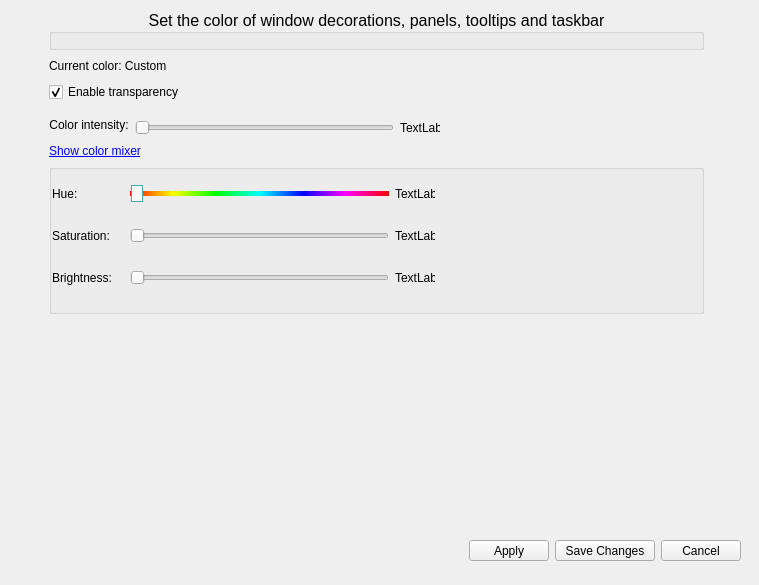
<?xml version="1.0" encoding="UTF-8"?>
<ui version="4.0">
 <class>MainWindow</class>
 <widget class="QMainWindow" name="MainWindow">
  <property name="geometry">
   <rect>
    <x>0</x>
    <y>0</y>
    <width>759</width>
    <height>585</height>
   </rect>
  </property>
  <property name="minimumSize">
   <size>
    <width>759</width>
    <height>585</height>
   </size>
  </property>
  <property name="windowTitle">
   <string>Change the accent color of your theme</string>
  </property>
  <property name="windowIcon">
   <iconset theme="style">
    <normaloff>.</normaloff>.</iconset>
  </property>
  <property name="styleSheet">
   <string notr="true"/>
  </property>
  <widget class="QWidget" name="centralwidget">
   <property name="styleSheet">
    <string notr="true"/>
   </property>
   <layout class="QGridLayout" name="gridLayout_3">
    <item row="4" column="3">
     <widget class="QLabel" name="alpha_label">
      <property name="minimumSize">
       <size>
        <width>40</width>
        <height>0</height>
       </size>
      </property>
      <property name="maximumSize">
       <size>
        <width>40</width>
        <height>16777215</height>
       </size>
      </property>
      <property name="text">
       <string>TextLabel</string>
      </property>
     </widget>
    </item>
    <item row="4" column="4">
     <spacer name="horizontalSpacer_3">
      <property name="orientation">
       <enum>Qt::Horizontal</enum>
      </property>
      <property name="sizeType">
       <enum>QSizePolicy::MinimumExpanding</enum>
      </property>
      <property name="sizeHint" stdset="0">
       <size>
        <width>40</width>
        <height>20</height>
       </size>
      </property>
     </spacer>
    </item>
    <item row="4" column="1">
     <widget class="QLabel" name="label">
      <property name="sizePolicy">
       <sizepolicy hsizetype="Maximum" vsizetype="Preferred">
        <horstretch>0</horstretch>
        <verstretch>0</verstretch>
       </sizepolicy>
      </property>
      <property name="minimumSize">
       <size>
        <width>0</width>
        <height>0</height>
       </size>
      </property>
      <property name="maximumSize">
       <size>
        <width>16777215</width>
        <height>20</height>
       </size>
      </property>
      <property name="text">
       <string>Color intensity:</string>
      </property>
      <property name="alignment">
       <set>Qt::AlignHCenter|Qt::AlignTop</set>
      </property>
     </widget>
    </item>
    <item row="4" column="5">
     <spacer name="horizontalSpacer_5">
      <property name="orientation">
       <enum>Qt::Horizontal</enum>
      </property>
      <property name="sizeType">
       <enum>QSizePolicy::Preferred</enum>
      </property>
      <property name="sizeHint" stdset="0">
       <size>
        <width>40</width>
        <height>20</height>
       </size>
      </property>
     </spacer>
    </item>
    <item row="2" column="1" colspan="2">
     <widget class="QCheckBox" name="enableTransparency_CheckBox">
      <property name="maximumSize">
       <size>
        <width>16777215</width>
        <height>16777215</height>
       </size>
      </property>
      <property name="toolTip">
       <string>Enables/disables the transparency of the entire theme. 
NOTE: This setting does NOT affect compositing settings.</string>
      </property>
      <property name="text">
       <string>Enable transparency</string>
      </property>
      <property name="checked">
       <bool>true</bool>
      </property>
     </widget>
    </item>
    <item row="8" column="1" colspan="2">
     <widget class="QFrame" name="frame">
      <property name="sizePolicy">
       <sizepolicy hsizetype="Preferred" vsizetype="MinimumExpanding">
        <horstretch>0</horstretch>
        <verstretch>0</verstretch>
       </sizepolicy>
      </property>
      <property name="maximumSize">
       <size>
        <width>16777215</width>
        <height>50</height>
       </size>
      </property>
      <property name="frameShape">
       <enum>QFrame::NoFrame</enum>
      </property>
      <property name="frameShadow">
       <enum>QFrame::Raised</enum>
      </property>
      <layout class="QGridLayout" name="gridLayout">
       <item row="1" column="0">
        <spacer name="horizontalSpacer">
         <property name="orientation">
          <enum>Qt::Horizontal</enum>
         </property>
         <property name="sizeType">
          <enum>QSizePolicy::Expanding</enum>
         </property>
         <property name="sizeHint" stdset="0">
          <size>
           <width>40</width>
           <height>20</height>
          </size>
         </property>
        </spacer>
       </item>
      </layout>
     </widget>
    </item>
    <item row="5" column="1" colspan="2">
     <widget class="QLabel" name="colorMixerLabel">
      <property name="sizePolicy">
       <sizepolicy hsizetype="Preferred" vsizetype="Preferred">
        <horstretch>0</horstretch>
        <verstretch>0</verstretch>
       </sizepolicy>
      </property>
      <property name="cursor">
       <cursorShape>PointingHandCursor</cursorShape>
      </property>
      <property name="text">
       <string>&lt;a href=&quot;no&quot;&gt;Show color mixer&lt;/a&gt;</string>
      </property>
      <property name="textFormat">
       <enum>Qt::RichText</enum>
      </property>
      <property name="openExternalLinks">
       <bool>false</bool>
      </property>
      <property name="textInteractionFlags">
       <set>Qt::LinksAccessibleByMouse</set>
      </property>
     </widget>
    </item>
    <item row="6" column="1" colspan="4">
     <widget class="QGroupBox" name="colorMixerGroupBox">
      <property name="minimumSize">
       <size>
        <width>0</width>
        <height>150</height>
       </size>
      </property>
      <property name="title">
       <string/>
      </property>
      <property name="flat">
       <bool>true</bool>
      </property>
      <layout class="QGridLayout" name="gridLayout_2">
       <property name="leftMargin">
        <number>0</number>
       </property>
       <property name="topMargin">
        <number>0</number>
       </property>
       <item row="1" column="4" rowspan="3">
        <spacer name="horizontalSpacer_2">
         <property name="orientation">
          <enum>Qt::Horizontal</enum>
         </property>
         <property name="sizeHint" stdset="0">
          <size>
           <width>40</width>
           <height>20</height>
          </size>
         </property>
        </spacer>
       </item>
       <item row="1" column="2">
        <widget class="QSlider" name="hue_Slider">
         <property name="sizePolicy">
          <sizepolicy hsizetype="Fixed" vsizetype="Fixed">
           <horstretch>0</horstretch>
           <verstretch>0</verstretch>
          </sizepolicy>
         </property>
         <property name="minimumSize">
          <size>
           <width>259</width>
           <height>25</height>
          </size>
         </property>
         <property name="maximumSize">
          <size>
           <width>259</width>
           <height>16777215</height>
          </size>
         </property>
         <property name="styleSheet">
          <string notr="true">QSlider::groove:horizontal {
	background-color: qlineargradient(x1: 0, y1: 1, x2: 1, y2: 1, stop: 0 #FF0000, stop: 0.167 #FFFF00, stop: 0.33 #00FF00, stop: 0.5 #00FFFF, stop: 0.667 #0000FF, stop: 0.833 #FF00FF, stop: 1 #FF0000);
	height: 5px;
	position: absolute;
}

QSlider::handle:horizontal {
	height: 3px;
	width: 10px;
    background: #fafafa;
    border: 1px solid #46aaab;
	margin: -6px 1px;
    /* expand outside the groove */

}

QSlider::handle:horizontal:hover { 
	background: #dadaff;
}</string>
         </property>
         <property name="maximum">
          <number>359</number>
         </property>
         <property name="value">
          <number>0</number>
         </property>
         <property name="orientation">
          <enum>Qt::Horizontal</enum>
         </property>
        </widget>
       </item>
       <item row="2" column="0">
        <widget class="QLabel" name="label_3">
         <property name="sizePolicy">
          <sizepolicy hsizetype="Minimum" vsizetype="Preferred">
           <horstretch>0</horstretch>
           <verstretch>0</verstretch>
          </sizepolicy>
         </property>
         <property name="minimumSize">
          <size>
           <width>72</width>
           <height>0</height>
          </size>
         </property>
         <property name="maximumSize">
          <size>
           <width>72</width>
           <height>16777215</height>
          </size>
         </property>
         <property name="text">
          <string>Saturation:</string>
         </property>
         <property name="alignment">
          <set>Qt::AlignLeading|Qt::AlignLeft|Qt::AlignVCenter</set>
         </property>
         <property name="margin">
          <number>0</number>
         </property>
        </widget>
       </item>
       <item row="1" column="0">
        <widget class="QLabel" name="label_2">
         <property name="sizePolicy">
          <sizepolicy hsizetype="Minimum" vsizetype="Preferred">
           <horstretch>0</horstretch>
           <verstretch>0</verstretch>
          </sizepolicy>
         </property>
         <property name="minimumSize">
          <size>
           <width>72</width>
           <height>0</height>
          </size>
         </property>
         <property name="maximumSize">
          <size>
           <width>72</width>
           <height>16777215</height>
          </size>
         </property>
         <property name="text">
          <string>Hue:</string>
         </property>
         <property name="alignment">
          <set>Qt::AlignLeading|Qt::AlignLeft|Qt::AlignVCenter</set>
         </property>
         <property name="margin">
          <number>0</number>
         </property>
        </widget>
       </item>
       <item row="2" column="2">
        <widget class="QSlider" name="saturation_Slider">
         <property name="sizePolicy">
          <sizepolicy hsizetype="Fixed" vsizetype="Fixed">
           <horstretch>0</horstretch>
           <verstretch>0</verstretch>
          </sizepolicy>
         </property>
         <property name="minimumSize">
          <size>
           <width>259</width>
           <height>25</height>
          </size>
         </property>
         <property name="maximumSize">
          <size>
           <width>259</width>
           <height>16777215</height>
          </size>
         </property>
         <property name="maximum">
          <number>255</number>
         </property>
         <property name="orientation">
          <enum>Qt::Horizontal</enum>
         </property>
        </widget>
       </item>
       <item row="3" column="0">
        <widget class="QLabel" name="label_4">
         <property name="sizePolicy">
          <sizepolicy hsizetype="Minimum" vsizetype="Preferred">
           <horstretch>0</horstretch>
           <verstretch>0</verstretch>
          </sizepolicy>
         </property>
         <property name="minimumSize">
          <size>
           <width>72</width>
           <height>0</height>
          </size>
         </property>
         <property name="maximumSize">
          <size>
           <width>72</width>
           <height>16777215</height>
          </size>
         </property>
         <property name="text">
          <string>Brightness:</string>
         </property>
         <property name="alignment">
          <set>Qt::AlignLeading|Qt::AlignLeft|Qt::AlignVCenter</set>
         </property>
         <property name="margin">
          <number>0</number>
         </property>
        </widget>
       </item>
       <item row="3" column="2">
        <widget class="QSlider" name="Lightness_Slider">
         <property name="sizePolicy">
          <sizepolicy hsizetype="Fixed" vsizetype="Fixed">
           <horstretch>0</horstretch>
           <verstretch>0</verstretch>
          </sizepolicy>
         </property>
         <property name="minimumSize">
          <size>
           <width>259</width>
           <height>25</height>
          </size>
         </property>
         <property name="maximumSize">
          <size>
           <width>259</width>
           <height>16777215</height>
          </size>
         </property>
         <property name="maximum">
          <number>255</number>
         </property>
         <property name="orientation">
          <enum>Qt::Horizontal</enum>
         </property>
        </widget>
       </item>
       <item row="1" column="3">
        <widget class="QLabel" name="hue_label">
         <property name="minimumSize">
          <size>
           <width>40</width>
           <height>0</height>
          </size>
         </property>
         <property name="maximumSize">
          <size>
           <width>40</width>
           <height>16777215</height>
          </size>
         </property>
         <property name="text">
          <string>TextLabel</string>
         </property>
        </widget>
       </item>
       <item row="2" column="3">
        <widget class="QLabel" name="saturation_label">
         <property name="minimumSize">
          <size>
           <width>40</width>
           <height>0</height>
          </size>
         </property>
         <property name="maximumSize">
          <size>
           <width>40</width>
           <height>16777215</height>
          </size>
         </property>
         <property name="text">
          <string>TextLabel</string>
         </property>
        </widget>
       </item>
       <item row="3" column="3">
        <widget class="QLabel" name="brightness_label">
         <property name="minimumSize">
          <size>
           <width>40</width>
           <height>0</height>
          </size>
         </property>
         <property name="maximumSize">
          <size>
           <width>40</width>
           <height>16777215</height>
          </size>
         </property>
         <property name="text">
          <string>TextLabel</string>
         </property>
        </widget>
       </item>
      </layout>
     </widget>
    </item>
    <item row="1" column="0">
     <spacer name="horizontalSpacer_4">
      <property name="orientation">
       <enum>Qt::Horizontal</enum>
      </property>
      <property name="sizeType">
       <enum>QSizePolicy::Preferred</enum>
      </property>
      <property name="sizeHint" stdset="0">
       <size>
        <width>40</width>
        <height>20</height>
       </size>
      </property>
     </spacer>
    </item>
    <item row="7" column="1">
     <spacer name="verticalSpacer">
      <property name="orientation">
       <enum>Qt::Vertical</enum>
      </property>
      <property name="sizeType">
       <enum>QSizePolicy::MinimumExpanding</enum>
      </property>
      <property name="sizeHint" stdset="0">
       <size>
        <width>20</width>
        <height>10</height>
       </size>
      </property>
     </spacer>
    </item>
    <item row="4" column="2">
     <widget class="QSlider" name="alpha_slider">
      <property name="sizePolicy">
       <sizepolicy hsizetype="MinimumExpanding" vsizetype="Preferred">
        <horstretch>1</horstretch>
        <verstretch>0</verstretch>
       </sizepolicy>
      </property>
      <property name="minimumSize">
       <size>
        <width>259</width>
        <height>0</height>
       </size>
      </property>
      <property name="maximumSize">
       <size>
        <width>250</width>
        <height>16777215</height>
       </size>
      </property>
      <property name="maximum">
       <number>255</number>
      </property>
      <property name="orientation">
       <enum>Qt::Horizontal</enum>
      </property>
     </widget>
    </item>
    <item row="3" column="1">
     <spacer name="verticalSpacer_3">
      <property name="orientation">
       <enum>Qt::Vertical</enum>
      </property>
      <property name="sizeType">
       <enum>QSizePolicy::Fixed</enum>
      </property>
      <property name="sizeHint" stdset="0">
       <size>
        <width>20</width>
        <height>10</height>
       </size>
      </property>
     </spacer>
    </item>
    <item row="1" column="1" colspan="2">
     <widget class="QLabel" name="color_name_label">
      <property name="text">
       <string>Current color: Custom</string>
      </property>
     </widget>
    </item>
    <item row="0" column="1" colspan="4">
     <widget class="QGroupBox" name="groupBox">
      <property name="sizePolicy">
       <sizepolicy hsizetype="Preferred" vsizetype="Maximum">
        <horstretch>0</horstretch>
        <verstretch>0</verstretch>
       </sizepolicy>
      </property>
      <property name="maximumSize">
       <size>
        <width>16777215</width>
        <height>16777215</height>
       </size>
      </property>
      <property name="font">
       <font>
        <pointsize>12</pointsize>
        <italic>false</italic>
        <bold>false</bold>
       </font>
      </property>
      <property name="title">
       <string>Set the color of window decorations, panels, tooltips and taskbar</string>
      </property>
      <property name="alignment">
       <set>Qt::AlignCenter</set>
      </property>
     </widget>
    </item>
    <item row="8" column="3" colspan="3">
     <widget class="QWidget" name="widget" native="true">
      <property name="sizePolicy">
       <sizepolicy hsizetype="Preferred" vsizetype="Preferred">
        <horstretch>0</horstretch>
        <verstretch>0</verstretch>
       </sizepolicy>
      </property>
      <property name="minimumSize">
       <size>
        <width>290</width>
        <height>0</height>
       </size>
      </property>
      <property name="styleSheet">
       <string notr="true"/>
      </property>
      <layout class="QHBoxLayout" name="horizontalLayout">
       <item>
        <spacer name="horizontalSpacer_6">
         <property name="orientation">
          <enum>Qt::Horizontal</enum>
         </property>
         <property name="sizeHint" stdset="0">
          <size>
           <width>40</width>
           <height>20</height>
          </size>
         </property>
        </spacer>
       </item>
       <item>
        <widget class="QPushButton" name="apply_Button">
         <property name="sizePolicy">
          <sizepolicy hsizetype="Fixed" vsizetype="Fixed">
           <horstretch>0</horstretch>
           <verstretch>0</verstretch>
          </sizepolicy>
         </property>
         <property name="minimumSize">
          <size>
           <width>0</width>
           <height>21</height>
          </size>
         </property>
         <property name="maximumSize">
          <size>
           <width>16777215</width>
           <height>21</height>
          </size>
         </property>
         <property name="text">
          <string>Apply</string>
         </property>
        </widget>
       </item>
       <item>
        <widget class="QPushButton" name="saveChanges_Button">
         <property name="sizePolicy">
          <sizepolicy hsizetype="Fixed" vsizetype="Fixed">
           <horstretch>0</horstretch>
           <verstretch>0</verstretch>
          </sizepolicy>
         </property>
         <property name="minimumSize">
          <size>
           <width>100</width>
           <height>21</height>
          </size>
         </property>
         <property name="maximumSize">
          <size>
           <width>100</width>
           <height>21</height>
          </size>
         </property>
         <property name="text">
          <string>Save Changes</string>
         </property>
        </widget>
       </item>
       <item>
        <widget class="QPushButton" name="cancel_Button">
         <property name="sizePolicy">
          <sizepolicy hsizetype="Fixed" vsizetype="Fixed">
           <horstretch>0</horstretch>
           <verstretch>0</verstretch>
          </sizepolicy>
         </property>
         <property name="minimumSize">
          <size>
           <width>0</width>
           <height>21</height>
          </size>
         </property>
         <property name="maximumSize">
          <size>
           <width>16777215</width>
           <height>21</height>
          </size>
         </property>
         <property name="text">
          <string>Cancel</string>
         </property>
        </widget>
       </item>
      </layout>
     </widget>
    </item>
   </layout>
  </widget>
 </widget>
 <resources/>
 <connections/>
</ui>
